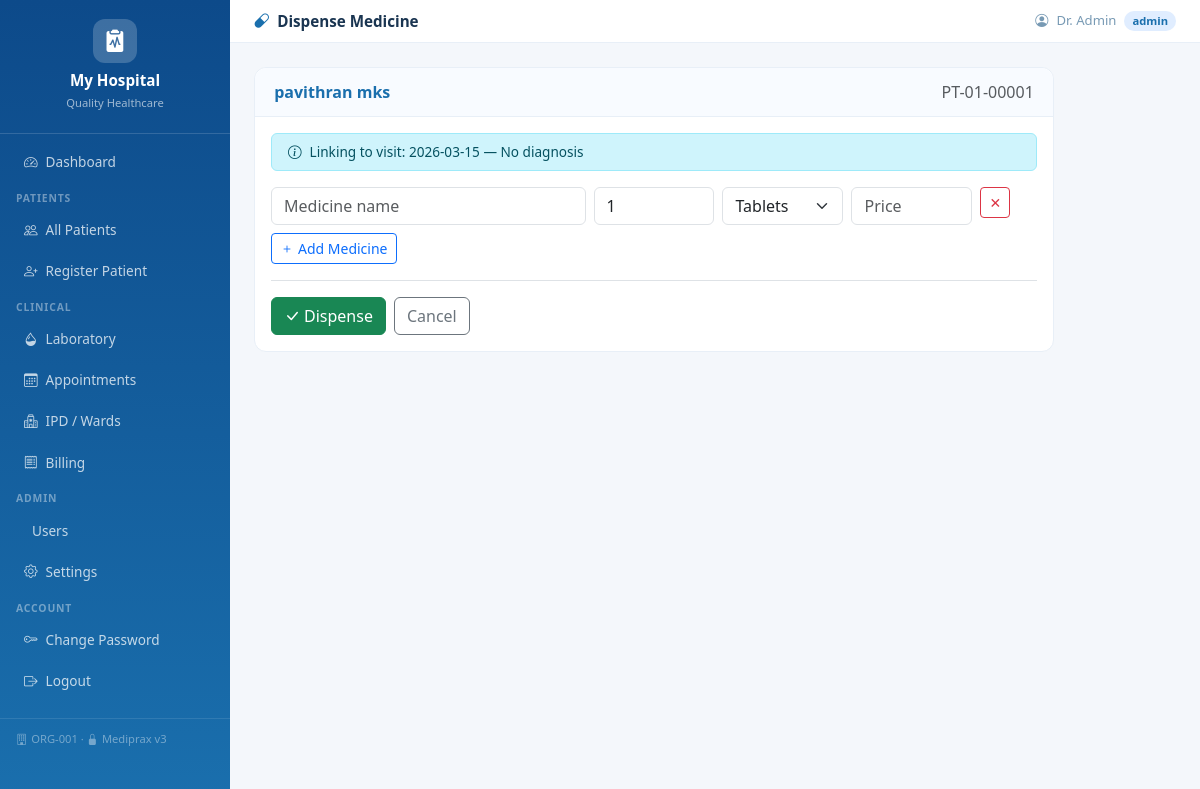
The app's page /pharmacy/dispense/1 (signed in), older data.
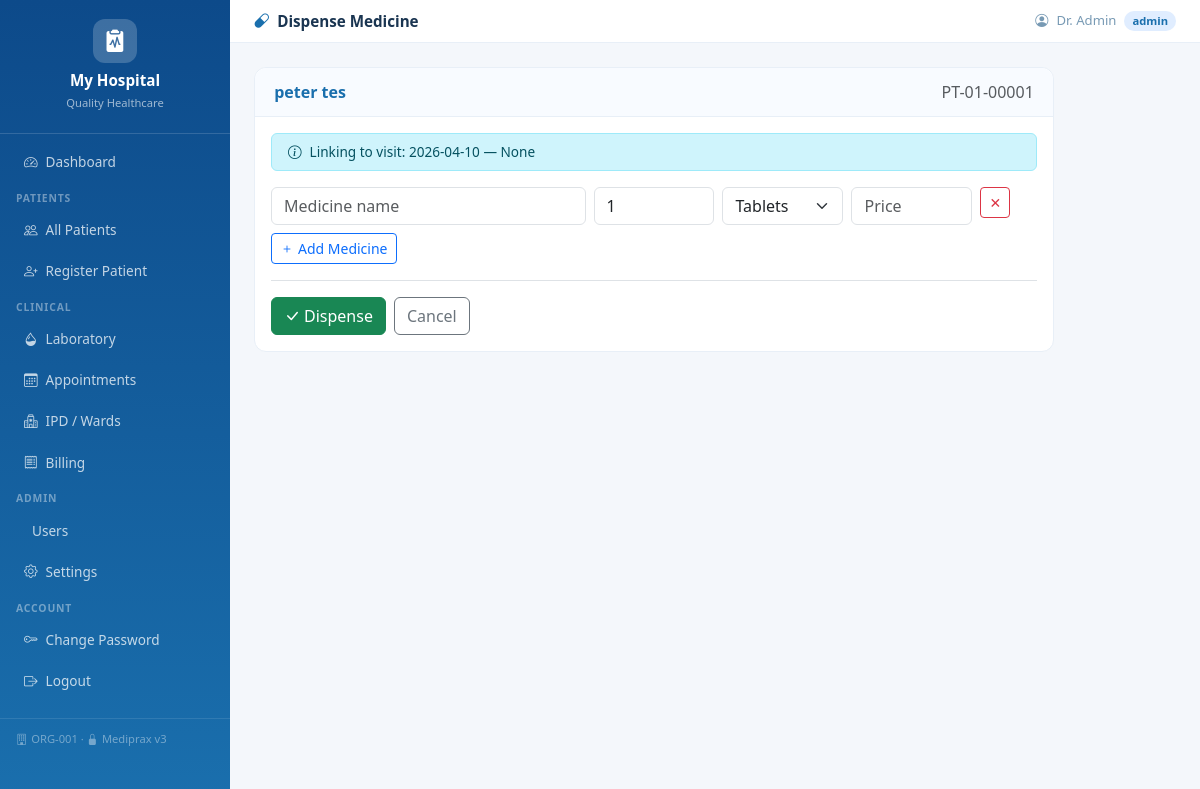
The same page, newer data.
### tables this page shows
CREATE TABLE patients(
            id                INTEGER PRIMARY KEY AUTOINCREMENT,
            hospital_id       INTEGER NOT NULL,
            uhid              TEXT,
            name              TEXT NOT NULL,
            dob               DATE,
            age               INTEGER,
            gender            TEXT,
            guardian_name     TEXT DEFAULT '',
            guardian_relation TEXT DEFAULT '',
            emergency_contact TEXT DEFAULT '',
            emergency_phone   TEXT DEFAULT '',
            insurance         TEXT DEFAULT '',
            insurance_no      TEXT DEFAULT '',
            blood_group       TEXT DEFAULT '',
            rh_factor         TEXT DEFAULT '',
            height_cm         INTEGER,
            address           TEXT DEFAULT '',
            city              TEXT DEFAULT '',
            state             TEXT DEFAULT '',
            phone             TEXT DEFAULT '',
            email             TEXT DEFAULT '',
            individual_number TEXT DEFAULT '',
            occupation        TEXT DEFAULT '',
            marital_status    TEXT DEFAULT '',
            religion          TEXT DEFAULT '',
            nationality       TEXT DEFAULT 'Indian',
            comorbidity       TEXT DEFAULT '',
            known_allergies   TEXT DEFAULT '',
            past_medical_history TEXT DEFAULT '',
            past_surgical_history TEXT DEFAULT '',
            family_history    TEXT DEFAULT '',
            habits            TEXT DEFAULT '',
            patient_type      TEXT DEFAULT 'OPD'
                              CHECK(patient_type IN ('OPD','IPD','Emergency')),
            created_at        TIMESTAMP DEFAULT CURRENT_TIMESTAMP,
            updated_at        TIMESTAMP DEFAULT CURRENT_TIMESTAMP, org_id TEXT,
            FOREIGN KEY (hospital_id) REFERENCES hospitals(id)
        );

CREATE TABLE visits(
            id            INTEGER PRIMARY KEY AUTOINCREMENT,
            hospital_id   INTEGER NOT NULL,
            patient_id    INTEGER NOT NULL,
            admission_id  INTEGER,
            visit_type    TEXT DEFAULT 'OPD'
                          CHECK(visit_type IN ('OPD','IPD','Emergency')),
            token_no      INTEGER,
            visit_date    DATE NOT NULL,
            visit_time    TIME,
            doctor_id     INTEGER,
            complaints    TEXT DEFAULT '',
            history_of_illness TEXT DEFAULT '',
            examination_findings TEXT DEFAULT '',
            primary_diagnosis TEXT DEFAULT '',
            secondary_diagnosis TEXT DEFAULT '',
            investigation TEXT DEFAULT '',
            prescription  TEXT DEFAULT '',
            notes         TEXT DEFAULT '',
            advice        TEXT DEFAULT '',
            -- Vitals
            bp_systolic   INTEGER,
            bp_diastolic  INTEGER,
            pulse         INTEGER,
            temperature   REAL,
            weight        REAL,
            height        INTEGER,
            spo2          INTEGER,
            rr            INTEGER,
            blood_sugar   REAL,
            -- Follow-up
            followup_date DATE,
            followup_notes TEXT DEFAULT '',
            created_by    INTEGER,
            created_at    TIMESTAMP DEFAULT CURRENT_TIMESTAMP, prescription_image TEXT,
            FOREIGN KEY (hospital_id) REFERENCES hospitals(id),
            FOREIGN KEY (patient_id)  REFERENCES patients(id)
        );

### app/routes/pharmacy_routes.py (the view, shortened to what this page needs)
@pharmacy_routes.route('/dispense/<int:pid>', methods=['GET', 'POST'])
def dispense(pid):
    if not _login(): return redirect(url_for('auth.login'))
    if not _can_write():
        flash('No permission.', 'danger')
        return redirect(url_for('patients.patient_detail', pid=pid))
    hid = _hid(); db = get_db()
    patient = db.execute('SELECT * FROM patients WHERE id=? AND hospital_id=?', (pid, hid)).fetchone()
    if not patient:
        flash('Patient not found.', 'danger')
        return redirect(url_for('patients.patients'))
    last_visit = db.execute(
        'SELECT id, visit_date, primary_diagnosis FROM visits WHERE patient_id=? AND hospital_id=? ORDER BY id DESC LIMIT 1',
        (pid, hid)).fetchone()
    return render_template('pharmacy_dispense.html',
                           patient=dict(patient),
                           last_visit=dict(last_visit) if last_visit else None)

### app/database.py (called while the page is built)
def get_db():
    if 'db' not in g:
        g.db = sqlite3.connect(current_app.config['DATABASE'])
        g.db.row_factory = sqlite3.Row
        g.db.execute('PRAGMA foreign_keys = ON')
    return g.db

### app/routes/pharmacy_routes.py (called while the page is built)
def _hid(): return session.get('hospital_id', 1)

def _login(): return 'user_id' in session and 'hospital_id' in session

def _can_write(): return session.get('role') in ('admin', 'doctor', 'nurse')

### templates/pharmacy_dispense.html (shortened to what this page needs)
{% extends "base.html" %}
{% block page_title %}<i class="bi bi-capsule me-2 text-primary"></i>Dispense Medicine{% endblock %}
{% block content %}
<div class="card" style="max-width:800px">
  <div class="card-header d-flex justify-content-between align-items-center">
    <span class="fw-semibold text-primary">{{ patient.name }}</span>
    <span class="text-muted">{{ patient.uhid }}</span>
  </div>
  <div class="card-body">
    <form method="POST">
      {% if last_visit %}
      <div class="alert alert-info py-2 mb-3" style="font-size:.85rem">
        <i class="bi bi-info-circle me-2"></i>Linking to visit: {{ last_visit.visit_date }} — {{ last_visit.primary_diagnosis or 'No diagnosis' }}
      </div>
      {% endif %}
      <div id="medicine-rows">
        <div class="row g-2 mb-2 medicine-row">
          <div class="col-md-5">
            <input type="text" name="medicine[]" class="form-control" placeholder="Medicine name" required>
          </div>
          <div class="col-md-2">
            <input type="number" name="quantity[]" class="form-control" value="1" min="0.5" step="0.5" placeholder="Qty">
          </div>
          <div class="col-md-2">
            <select name="unit[]" class="form-select">
              <option>Tablets</option>
            </select>
          </div>
          <div class="col-md-2">
            <input type="number" name="price[]" class="form-control" placeholder="Price" step="0.01" min="0">
          </div>
          <div class="col-md-1">
            <button type="button" class="btn btn-outline-danger btn-sm" onclick="removeRow(this)" title="Remove">✕</button>
          </div>
        </div>
      </div>
      <button type="button" class="btn btn-sm btn-outline-primary mb-3" onclick="addRow()">
        <i class="bi bi-plus me-1"></i>Add Medicine
      </button>
      <div class="d-flex gap-2 pt-3 border-top">
        <button type="submit" class="btn btn-success"><i class="bi bi-check-lg me-1"></i>Dispense</button>
        <a href="{{ url_for('patients.patient_detail', pid=patient.id) }}" class="btn btn-outline-secondary">Cancel</a>
      </div>
    </form>
  </div>
</div>
{% endblock %}

Row changes from the older to the newer data that the page shows:
changed patients "PT-01-00001": name "pavithran mks" → "peter tes"
changed visits: visit_date "2026-03-15" → "2026-04-10"; primary_diagnosis (not shown) → "None"
Text that changed along with them:
{{ last_visit.primary_diagnosis or 'No diagnosis' }}: "No diagnosis" → (not shown)
